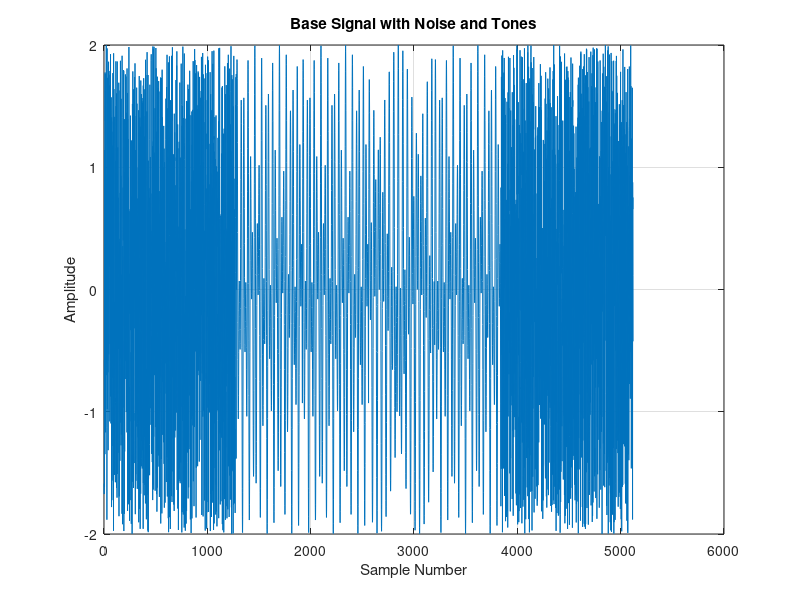
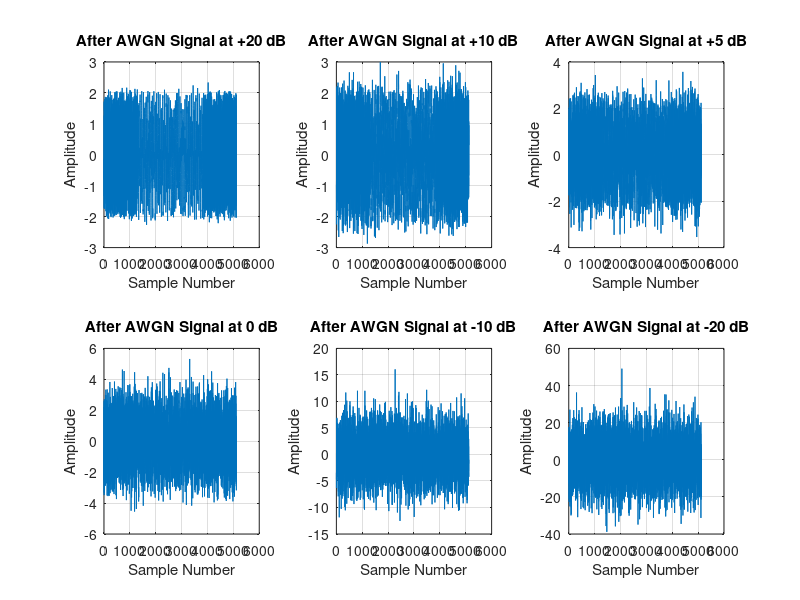

Write the MATLAB code that produced these figures, in order. (Note: this script raises an error after producing the figures.)
% Main Script to Integrate All Functions

clear all; close all;

% Basic Parameters
Fs = 32000;              % Sampling frequency
duration = 0.02;         % Signal duration in seconds
N = Fs * duration;       % Number of samples
t = (0:N - 1) / Fs;      % Time vector

% Generate DTMF tones
dtmf_matrix = [697 941; 1477 0];        % DTMF frequency matrix
dtmf_row = containers.Map({'3', '#'}, {1, 2}); % DTMF 
dtmf_col = containers.Map({'3', '#'}, {1, 1});

tones = [
    sin(2 * pi * dtmf_matrix(1, dtmf_row('3')) * t) + sin(2 * pi * dtmf_matrix(2, dtmf_col('3')) * t);
    sin(2 * pi * dtmf_matrix(1, dtmf_row('#')) * t) + sin(2 * pi * dtmf_matrix(2, dtmf_col('#')) * t)
    ];

% Generate base noise and tones signal
base_signal = [(4*rand(1, 1280))-2, ...   % Initial noise
               tones(2, :), ...          % Tone '#'
               tones(2, :), ...          % Tone '#'
               tones(1, :), ...          % Tone '3'
               tones(2, :),...          % Tone '#'
               4*(rand(1, 1280))-2];      % Final noise

% Plot the base signal
figure;
plot(base_signal);
title('Base Signal with Noise and Tones');
xlabel('Sample Number');
ylabel('Amplitude');
grid on;

% SNR Conditions to process
snr_conditions = {'+20 dB','+10 dB', '+5 dB', '0 dB', '-10 dB','-20 dB'};
input_signals = {awgn(base_signal, 20, 'measured'),...
                awgn(base_signal, 10, 'measured'),...
                awgn(base_signal, 5, 'measured'),...
                awgn(base_signal, 0, 'measured'),...
                awgn(base_signal, -10, 'measured'),...
                awgn(base_signal, -20, 'measured')};

% Plot AWGN signals
figure;
for i = 1:length(snr_conditions)
    subplot(2, 3, i);
    plot(input_signals{i});
    title(['After AWGN Signal at ', snr_conditions{i}]);
    xlabel('Sample Number');
    ylabel('Amplitude');
    grid on;
end

% Frame parameters
frame_size = 32;                         % Frame size
batch_size = 20;                         % Batch size

% DTMF frequencies
dtmf_freqs = [697, 941, 1477];

% Precompute reference sines and cosines
[refsin_697, refcos_697] = lut_697();
[refsin_941, refcos_941] = lut_941();
[refsin_1477, refcos_1477] = lut_1477();

refsins = [refsin_697; refsin_941; refsin_1477];
refcosines = [refcos_697; refcos_941; refcos_1477];

fprintf('Currently processing condition without AWGN.\n');
    
% Step 1: Multiply input signal with reference sine and cosine
mult_sinsignal = sin_mult(base_signal, refsins);
mult_cossignal = cosines_mult(base_signal, refcosines);

% Step 2: Accumulate data for framing
[acc_sinsignal, acc_cossignal] = accu(mult_sinsignal, mult_cossignal, frame_size);

% Step 3: Calculate total power from sin and cos accumulations
total_power = total_calc(acc_sinsignal, acc_cossignal);

% Step 4: Perform sliding window batch summation
batch_sums = sliding(total_power, batch_size);

% Step 5: Flagging for specific DTMF frequencies [941 Hz and 1477 Hz]
[detect_enable_941, detect_enable_1477, precision_enable] = flagging(batch_sums);

% Step 6: Precision analysis if flagging detects conditions
if precision_enable
    [max_idx, max_value, detect_enable] = precision(batch_sums);
    if detect_enable
        fprintf('Deteksi selesai dengan precision_enable = 1 dan detect_enable = 1.\n');
    end
else
    fprintf('Tidak terdeteksi sinyal flag.\n');
end

figure;
hold on;
for freq_idx = 1:3
    plot(1:size(batch_sums, 1), batch_sums(:, freq_idx), 'DisplayName', ['Frequency ', num2str(dtmf_freqs(freq_idx)), ' Hz']);
end
xlabel('Sliding Window Index');
ylabel('Accumulated Power (Batch)');
title('Sliding Window Batch Accumulation for DTMF Frequencies');
legend('show');
grid on;

% Create figure for all subplots
figure;
num_conditions = length(snr_conditions);

% Process each SNR condition
for i = 1:num_conditions
    inputsignal = input_signals{i};
    
    fprintf('Currently processing AWGN condition: %s\n', snr_conditions{i});
    
    % Step 1: Multiply input signal with reference sine and cosine
    mult_sinsignal = sin_mult(inputsignal, refsins);
    mult_cossignal = cosines_mult(inputsignal, refcosines);

    % Step 2: Accumulate data for framing
    [acc_sinsignal, acc_cossignal] = accu(mult_sinsignal, mult_cossignal, frame_size);

    % Step 3: Calculate total power from sin and cos accumulations
    total_power = total_calc(acc_sinsignal, acc_cossignal);

    % Step 4: Perform sliding window batch summation
    batch_sums = sliding(total_power, batch_size);

    % Step 5: Flagging for specific DTMF frequencies [941 Hz and 1477 Hz]
    [detect_enable_941, detect_enable_1477, precision_enable] = flagging(batch_sums);

    % Step 6: Precision analysis if flagging detects conditions
    if precision_enable
        [max_idx, max_value, detect_enable] = precision(batch_sums);
        if detect_enable
            fprintf('Deteksi selesai dengan precision_enable = 1 dan detect_enable = 1.\n');
        end
    else
        fprintf('Tidak terdeteksi sinyal flag.\n');
    end

    % Visualization of sliding window results using subplot
    subplot(2, 3, i);  % Adjust subplot grid as necessary
    hold on;
    for freq_idx = 1:3
        plot(1:size(batch_sums, 1), batch_sums(:, freq_idx), 'DisplayName', ['Frequency ', num2str(dtmf_freqs(freq_idx)), ' Hz']);
    end
    xlabel('Sliding Window Index');
    ylabel('Accumulated Power (Batch)');
    title(['SNR ', snr_conditions{i}]);
    legend('show');
    grid on;
    hold off;
end
